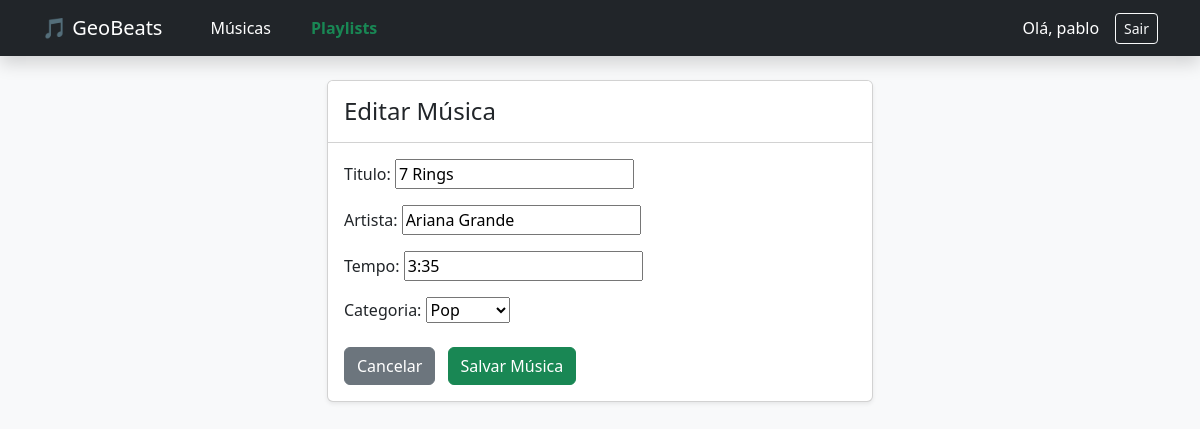
The page /music/update/5/ (signed in) on the database its author committed.
### music/models.py (models this page shows, shortened)
class Music(models.Model):
    titulo = models.CharField(max_length=200)
    artista = models.CharField(max_length=200)
    tempo = models.CharField(max_length=10)
    categoria = models.ForeignKey(Categoria, on_delete=models.CASCADE, null=True, blank=True)
    usuario = models.ForeignKey(User, on_delete=models.CASCADE, null=True, blank=True)

### music/views.py (the view)
# urls.py: path('update/<int:pk>/', views.music_update, name='music_update'),
@login_required
def music_update(request, pk):
    musica = get_object_or_404(Music, pk=pk, usuario=request.user)
    if request.method == "POST":
        form = MusicForm(request.POST, instance=musica)
        if form.is_valid():
            form.save()
            messages.warning(request, "Música atualizada!")
            return redirect('music_list')
    else:
        form = MusicForm(instance=musica)
    return render(request, 'music/music_form.html', {'form': form, 'titulo': 'Editar Música'})

### music/forms.py
class MusicForm(forms.ModelForm):
    class Meta:
        model = Music
        fields = ['titulo', 'artista', 'tempo', 'categoria']

### music/models.py (called while the page is built)
    def __str__(self): return self.nome

### music/templates/music/music_form.html (shortened to what this page needs)
{% extends 'music/base.html' %}
{% block content %}
<div class="row justify-content-center">
    <div class="col-md-6">
        <div class="card shadow-sm">
            <div class="card-header bg-white py-3">
                <h4 class="m-0">{{ titulo }}</h4>
            </div>
            <div class="card-body">
                <form method="post">
                    {{ form.as_p }}
                    <div class="mt-4">
                        <a href="{% url 'music_list' %}" class="btn btn-secondary me-2">Cancelar</a>
                        <button type="submit" class="btn btn-success">Salvar Música</button>
                    </div>
                </form>
            </div>
        </div>
    </div>
</div>
{% endblock %}

### music/templates/music/base.html (shortened to what this page needs)
<!DOCTYPE html>
<html lang="pt-br">
<head>
    <link href="https://cdn.jsdelivr.net/npm/bootstrap@5.3.0/dist/css/bootstrap.min.css" rel="stylesheet">
</head>
<body class="bg-light">
    <nav class="navbar navbar-expand-lg navbar-dark bg-dark mb-4 shadow">
        <div class="container">
            <a class="navbar-brand" href="{% url 'music_list' %}">🎵 GeoBeats</a>
            <ul class="navbar-nav me-auto mb-2 mb-lg-0 flex-row gap-4 ms-4">
                <li class="nav-item">
                    <a class="nav-link text-white" href="{% url 'music_list' %}">Músicas</a>
                </li>
                <li class="nav-item">
                    <a class="nav-link text-success fw-bold" href="{% url 'playlist_list' %}">Playlists</a>
                </li>
            </ul>
            <div class="d-flex align-items-center">
                {% if user.is_authenticated %}
                    <span class="text-white me-3">Olá, {{ user.username }}</span>
                    <form action="{% url 'logout' %}" method="post" class="m-0">
                        <button type="submit" class="btn btn-outline-light btn-sm">Sair</button>
                    </form>
                {% else %}
                    <a href="{% url 'login' %}" class="btn btn-outline-light btn-sm">Entrar</a>
                {% endif %}
            </div>
        </div>
    </nav>
    <div class="container">
        {% block content %}
        {% endblock %}
    </div>
</body>
</html>

### rows shown on the page
Music: titulo "7 Rings", artista "Ariana Grande", tempo "3:35", categoria "Pop"

### other values the page prints
{{ user.username }} "pablo"
{{ titulo }} "Editar Música"
